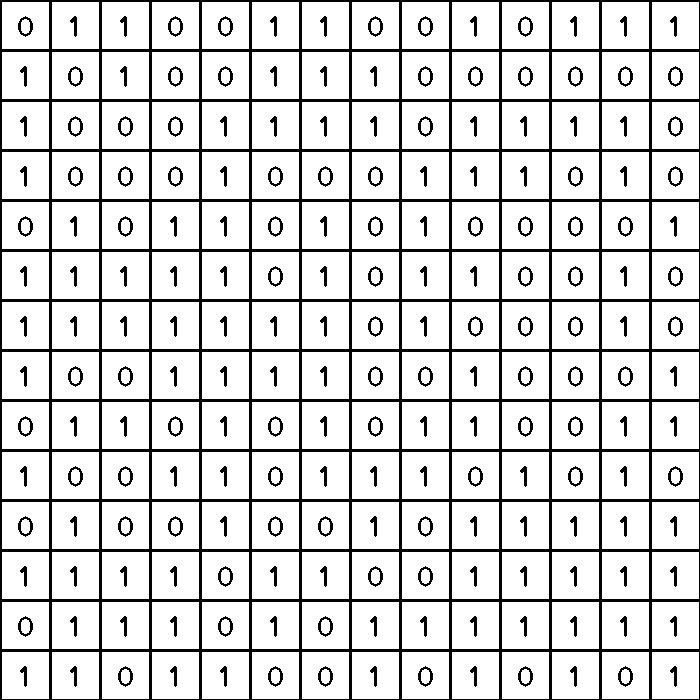
#> input picture Task_2_CC/Experiment/task2sets/task2_img_1.jpg, 700 x 700 px, found by its file name
$ python task2-main.py 3   (Python 2 division)
#> lines starting #> are read from the running program, lines starting #| are printed output that depends on the picture
#> further down, img_rgb is the input picture: shape (700, 700, 3); min 0, max 255, mean 215.8
### Task_2_CC/Experiment/imgLib.py
# -*- coding: utf-8 -*-
"""
**************************************************************************
*                  Cross_A_Crater (e-Yantra 2016)
*                  ================================
*  This software is intended to teach image processing concepts
*
*  MODULE: Task2
*  Filename: imgLib.py
*  Version: 1.5.0
*  Date: November 21, 2016
*
*  Author: Jayant Solanki, e-Yantra Project, Department of Computer Science
*  and Engineering, Indian Institute of Technology Bombay.
*
*  Software released under Creative Commons CC BY-NC-SA
*
*  For legal information refer to:
*        http://creativecommons.org/licenses/by-nc-sa/4.0/legalcode
*
*
*  This software is made available on an “AS IS WHERE IS BASIS”.
*  Licensee/end user indemnifies and will keep e-Yantra indemnified from
*  any and all claim(s) that emanate from the use of the Software or
*  breach of the terms of this agreement.
*
*  e-Yantra - An MHRD project under National Mission on Education using
*  ICT(NMEICT)
*
**************************************************************************
"""

"""
* Team Id : eYRC-CC#4227
* Author List : RUTURAJ R. SHITOLE(TEAM LEADER), ANURAG PANDEY, SHIVA PUNDIR , SUBHAM BHARDWAJ
* Filename: imgLib.py
* Theme: CROSS A CRATER
* Functions:detectCellVal,solveGrid,around,Trace_path,Concurrent,create_grid
* Global Variables:NONE
"""


#Complete the both function mentioned below, and return the desired outputs
#Additionally you may add your own methods here to help both methods mentioned below
###################Do not add any external libraries#######################
import cv2
import numpy as np

# detectCellVal detects the numbers/operatorsm,
# perform respective expression evaluation
# and stores them into the grid_map
# detectCellVal(img,grid_map)
# Find the number/operators, perform the calculations and store the result into the grid_map
# Return the resultant grid_map
"""
    FUNCTION NAME:detectCellVal

    INPUT: 1)img_gray
           2)grid_map

    OUTPUT:
            grid_map: grid map is the matrix representation of the given image

    LOGIC: we use the image templates provided and try matching it with the given image
            and store the values in corresponding cells of the matrix grid_map

    EXAMPLE CALL: detectCellVal(img_gray,grid_map)
"""
def detectCellVal(img_gray,grid_map):
    #your code here
    templates = cv2.imread('digits/1.jpg')
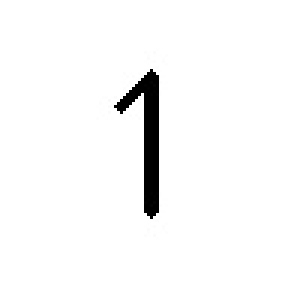
#> input picture Task_1_CC/Experiment/Task1B_WarmUp/digits/1.jpg, 100 x 100 px, found by its file name (shown 3 times larger)
#> templates is the input picture: shape (100, 100, 3); min 0, max 255, mean 247.8
    # templates is a variable to store the template which is to be compared in the task image

    # since there are only two numbers in the task image we compare only the image template 1.jpg and assign the corresponding elements of grid_map
    #the rest elements are assigned to zero

    gray_template = cv2.cvtColor(templates, cv2.COLOR_BGR2GRAY)
    #gray_template is to store the gray image of the given template
    # so that it can be compared in the task image

    result = cv2.matchTemplate(img_gray, gray_template, cv2.TM_CCOEFF_NORMED)
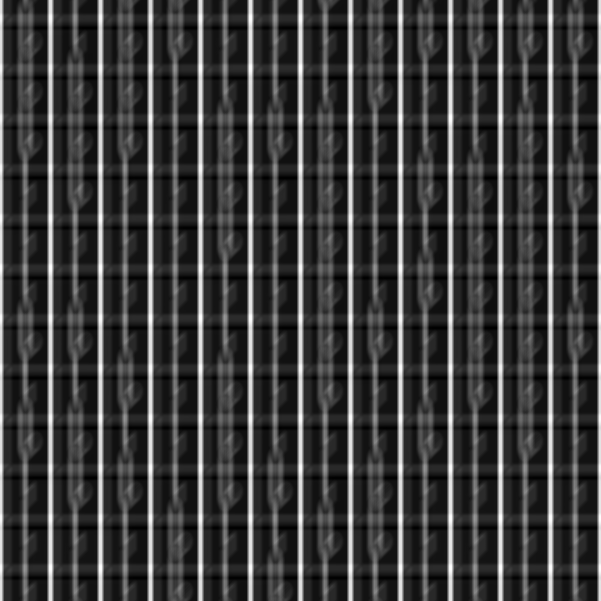
#> result: shape (601, 601) float32; min -0.0673, max 0.215, mean 0.000274; drawn with min black and max white
    #result is a numpy.nd array which stores the extent of template matching
    #Expected range : no

    threshold = 0.40
    #threshold is a value above which the extent of matching is to be considered

    locations = np.where(result >= threshold)
#> locations = (empty array, empty array)
    #locations is list to store the points where the result is greater than threshold

    for point in zip(*locations[::-1]):
        #point stores the x and y coordinates of the point where the template is matched
        if point[0] % 50 == 0 and point[1] % 50 == 0:
            #point[0] is the x coordinate and point[1] is the y coordinate of the matched point
            # we want only those points where the x and y coordinates are multiples of 50
            x = int(point[1] / 50) # x is the row number
            y = int(point[0] / 50) # y is the column number
            grid_map[x][y] = 1 #the corresponding element of grid_map is assigned to '1'
#> this loop made 0 passes
#> (the rest of the program and of its run is left out)
